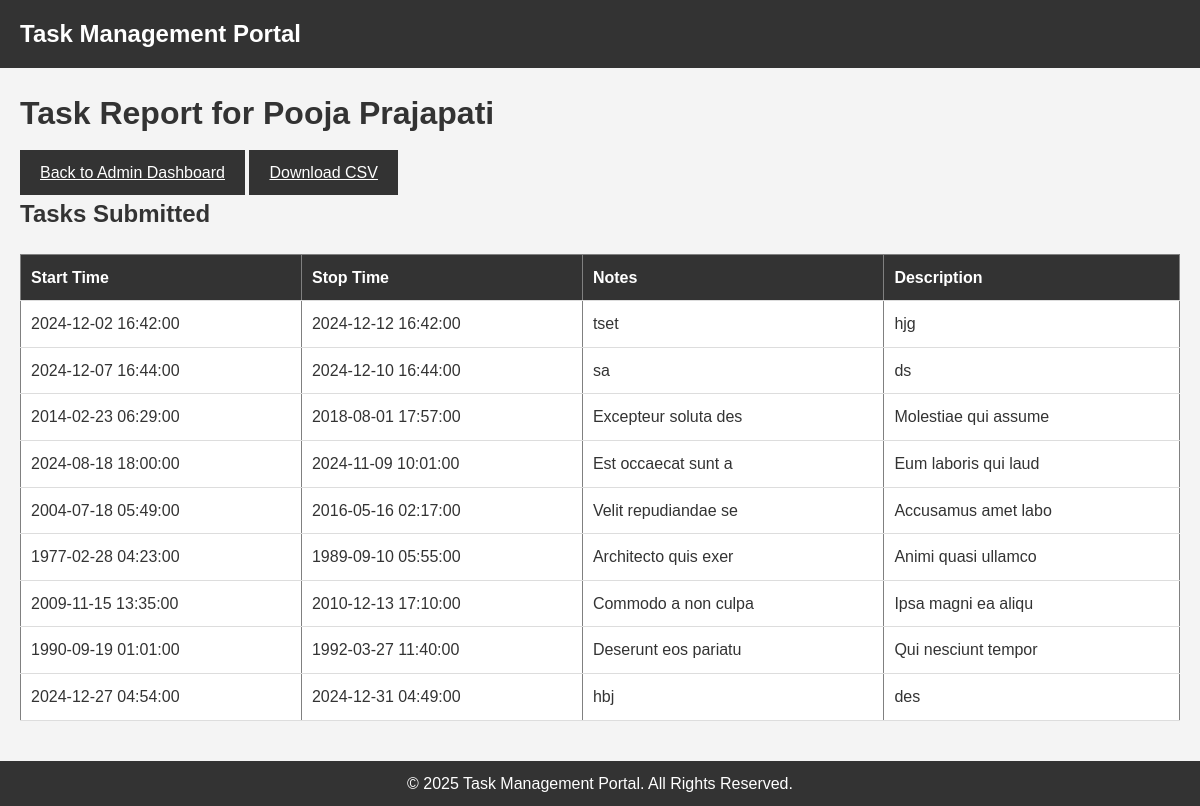
Page /admin/view_user_tasks.php?user_id=2 on the committed database.
### tables this page shows
CREATE TABLE `users` (
  `id` int(11) NOT NULL,
  `first_name` varchar(100) NOT NULL,
  `last_name` varchar(100) NOT NULL,
  `email` varchar(100) NOT NULL,
  `phone` varchar(15) DEFAULT NULL,
  `password` varchar(255) NOT NULL,
  `last_login` timestamp NULL DEFAULT NULL,
  `last_password_change` timestamp NULL DEFAULT NULL,
  `is_admin` tinyint(1) DEFAULT 0
);

CREATE TABLE `tasks` (
  `id` int(11) NOT NULL,
  `user_id` int(11) NOT NULL,
  `start_time` timestamp NOT NULL DEFAULT current_timestamp(),
  `stop_time` timestamp NOT NULL DEFAULT current_timestamp(),
  `notes` text DEFAULT NULL,
  `description` text DEFAULT NULL
);

### includes/common.php (called while the page is built, shortened)
<?php
    function get_user($id) {
        $conn = getConnection();
        $sql = "SELECT * FROM users WHERE id = $id LIMIT 1";
        $result = $conn->query($sql);
        if ($result->num_rows > 0) {
            $user = $result->fetch_assoc();
            return $user;
        } else {
            echo "User not found!";
            exit;
        }
    }
    function get_user_tasks($user_id) {
        $conn = getConnection();
        $query = "SELECT * FROM tasks WHERE user_id = " . $user_id;
        $tasks = $conn->query($query);
        return $tasks;
    }
?>

### admin/view_user_tasks.php (the view, shortened to what this page needs)
<?php
    include_once('../includes/common.php');
    $user_id = $_GET['user_id'];
    $user = get_user($user_id);
?>
<!DOCTYPE html>
<html lang="en">
<head>
    <link rel="stylesheet" href="../assets/css/style.css">
</head>
<body>
    <?php
        include('../includes/header.php');
        $tasks = get_user_tasks($user_id);
    ?>
    <div class="container">
        <h1>Task Report for <?= $user['first_name'] . ' ' . $user['last_name'] ?></h1>
        <a href="dashboard.php" class="btn">Back to Admin Dashboard</a>
        <a href="download_user_tasks_csv.php?user_id=<?= $user_id ?>" class="btn">Download CSV</a>
        <h2>Tasks Submitted</h2>
        <table border="1" cellpadding="10" cellspacing="0">
            <thead>
                <tr>
                    <th>Start Time</th>
                    <th>Stop Time</th>
                    <th>Notes</th>
                    <th>Description</th>
                </tr>
            </thead>
            <tbody>
                <?php while ($task = $tasks->fetch_assoc()): ?>
                    <tr>
                        <td><?= $task['start_time'] ?></td>
                        <td><?= $task['stop_time'] ?></td>
                        <td><?= $task['notes'] ?></td>
                        <td><?= $task['description'] ?></td>
                    </tr>
                <?php endwhile; ?>
            </tbody>
        </table>
    </div>
    <?php include('../includes/footer.php'); ?>
</body>
</html>

### includes/header.php (shortened to what this page needs)
<?php
include_once('common.php');
?>
<!DOCTYPE html>
<html lang="en">
<head>
    <link rel="stylesheet" href="../assets/css/style.css">
</head>
<body>
    <header>
        <div class="header-container">
            <h1 class="logo">Task Management Portal</h1>
        </div>
    </header>
</body>
</html>

### includes/footer.php
<footer>
    <div class="footer-container">
        <p>&copy; <?= date('Y') ?> Task Management Portal. All Rights Reserved.</p>
    </div>
</footer>
</body>
</html>

### assets/css/style.css (style rules this page uses)
* { margin: 0; padding: 0; box-sizing: border-box; }
body { font-family: Arial, sans-serif; background-color: #f4f4f4; color: #333; line-height: 1.6; }
.container { max-width: 1200px; margin: 0 auto; padding: 20px; }
header { background-color: #333; color: #fff; padding: 15px 20px; }
.header-container { display: flex; justify-content: space-between; align-items: center; }
header .logo { font-size: 24px; font-weight: bold; }
button, .btn { background-color: #333; color: #fff; border: none; padding: 10px 20px; cursor: pointer; font-size: 16px; text-align: center; margin-top: 10px; display: inline-block; }
table { width: 100%; margin-top: 20px; border-collapse: collapse; background-color: #fff; }
table th, table td { padding: 10px; text-align: left; border-bottom: 1px solid #ddd; }
table th { background-color: #333; color: #fff; }
footer { background-color: #333; color: #fff; text-align: center; padding: 10px 0; margin-top: 20px; }

### rows in the picture
users: first_name "Pooja", last_name "Prajapati"
tasks: start_time "2024-12-02 16:42:00", stop_time "2024-12-12 16:42:00", notes "tset", description "hjg"
tasks: start_time "2024-12-07 16:44:00", stop_time "2024-12-10 16:44:00", notes "sa", description "ds"
tasks: start_time "2014-02-23 06:29:00", stop_time "2018-08-01 17:57:00", notes "Excepteur soluta des", description "Molestiae qui assume"
tasks: start_time "2024-08-18 18:00:00", stop_time "2024-11-09 10:01:00", notes "Est occaecat sunt a", description "Eum laboris qui laud"
tasks: start_time "2004-07-18 05:49:00", stop_time "2016-05-16 02:17:00", notes "Velit repudiandae se", description "Accusamus amet labo"
tasks: start_time "1977-02-28 04:23:00", stop_time "1989-09-10 05:55:00", notes "Architecto quis exer", description "Animi quasi ullamco"
tasks: start_time "2009-11-15 13:35:00", stop_time "2010-12-13 17:10:00", notes "Commodo a non culpa", description "Ipsa magni ea aliqu"
tasks: start_time "1990-09-19 01:01:00", stop_time "1992-03-27 11:40:00", notes "Deserunt eos pariatu", description "Qui nesciunt tempor"
tasks: start_time "2024-12-27 04:54:00", stop_time "2024-12-31 04:49:00", notes "hbj", description "des"
